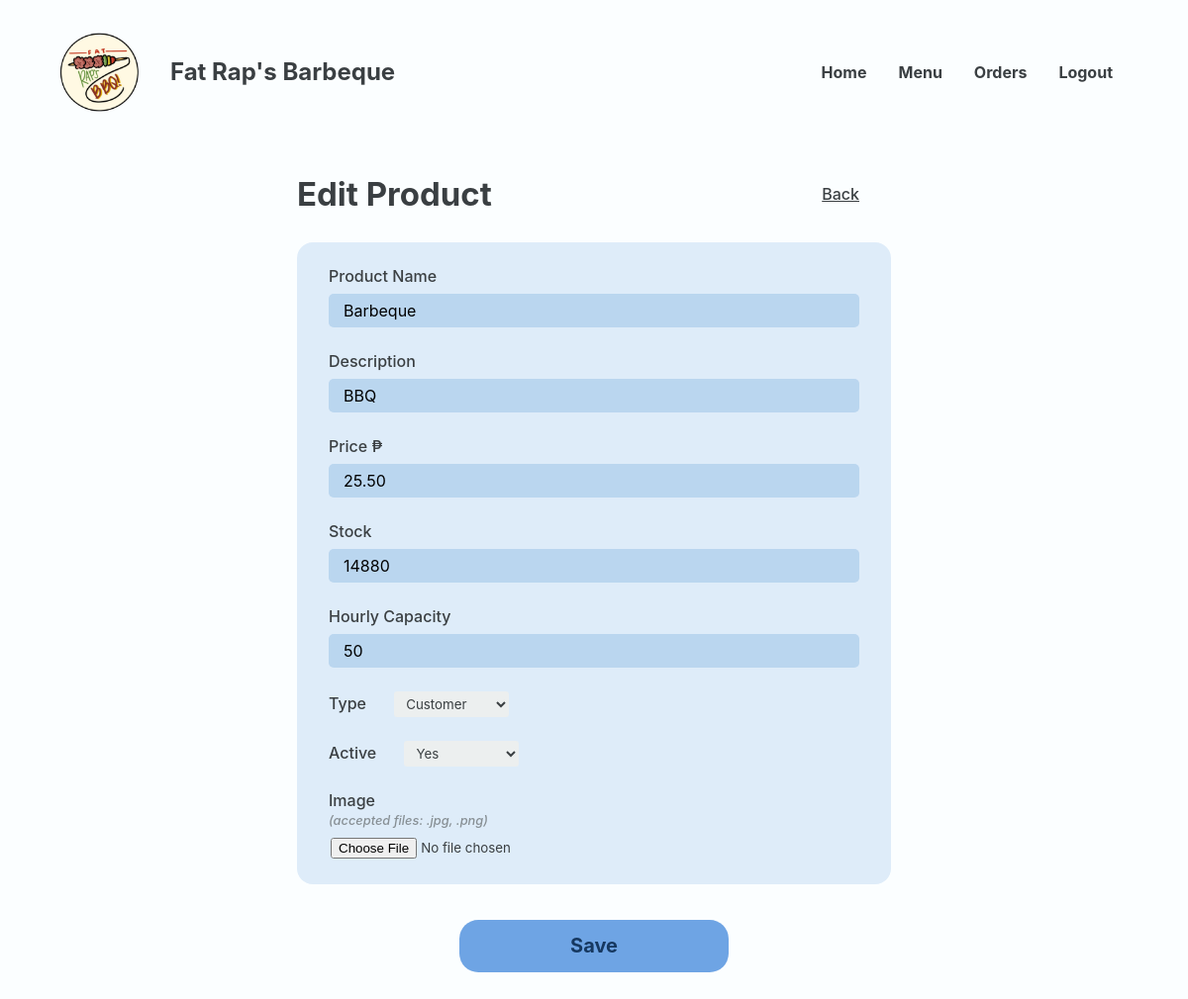
/Website/admin-edit-product.php?FOOD_ID=60 (signed in), run on an earlier commit of the app's database.
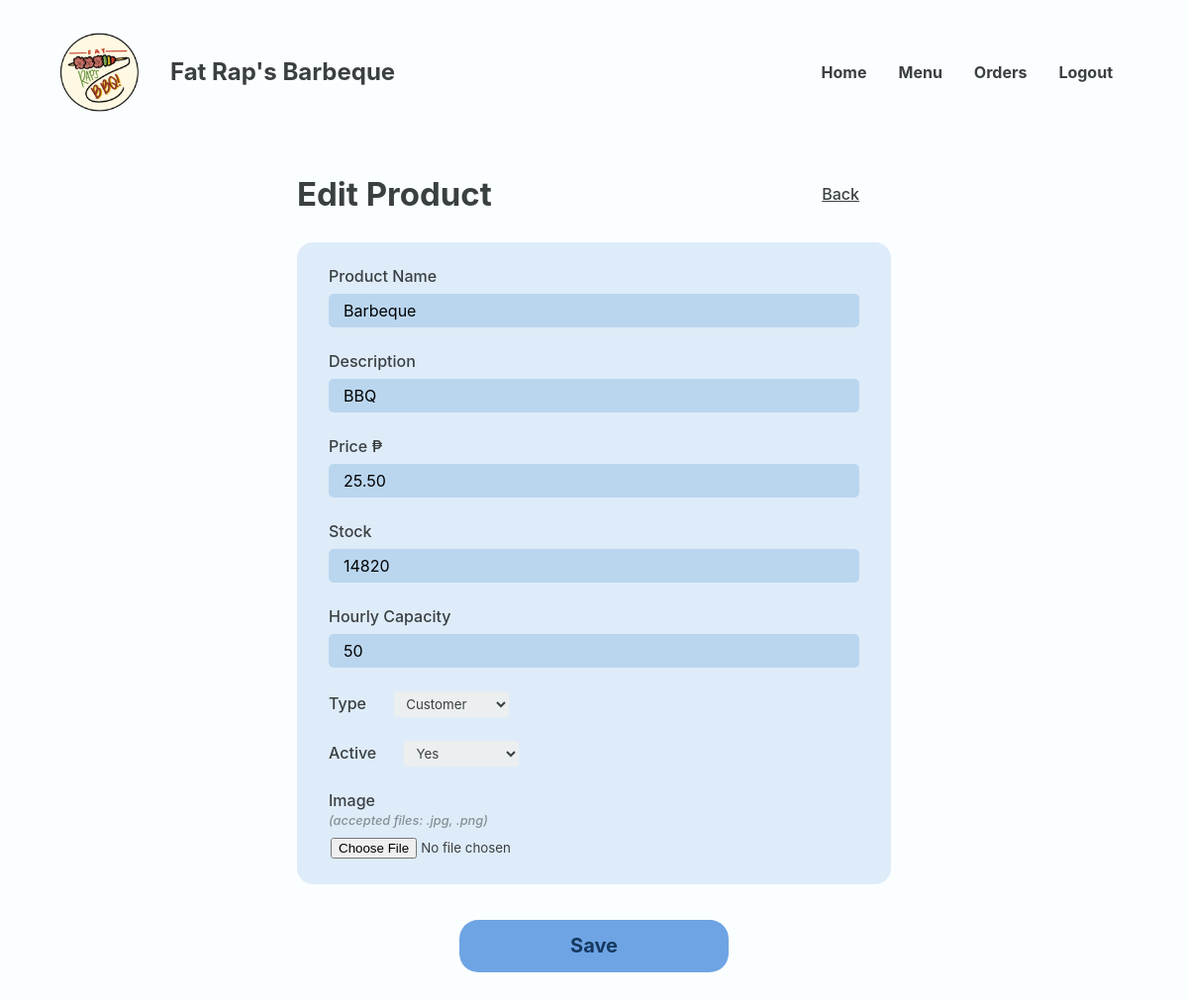
And on a later commit of the database.
### tables this page shows
CREATE TABLE `food` (
  `FOOD_ID` int(18) UNSIGNED NOT NULL,
  `CTGY_ID` int(18) NOT NULL,
  `FOOD_NAME` varchar(20) NOT NULL,
  `FOOD_PRICE` decimal(10,2) NOT NULL,
  `FOOD_DESC` varchar(50) NOT NULL,
  `FOOD_IMG` varchar(255) NOT NULL,
  `FOOD_STOCK` int(20) NOT NULL,
  `FOOD_ACTIVE` varchar(10) NOT NULL,
  `FOOD_TYPE` varchar(16) NOT NULL,
  `HOURLY_CAP` int(18) NOT NULL
);

### Website/admin-edit-product.php (the view, shortened to what the changed rows need)
<?php
@include 'constants.php';
$FOOD_ID = $_GET['FOOD_ID'];
?>
<!DOCTYPE html>
<html lang="en">
<head>
    <link rel="stylesheet" href="header-styles.css">
    <link rel="stylesheet" href="admin-styles.css">
    <link href='https://unpkg.com/boxicons@2.1.4/css/boxicons.min.css' rel='stylesheet'>
</head>
<body>
    <header class="backend">
        <div class="header-container">
            <div class="website-title">
                <div class="text">
                    <h1>Fat Rap's Barbeque</h1>
                </div>
            </div>
        </div>
    </header>
    <main>
        <section class="section add-edit-menu">
            <div class="container">
                <div class="section-wrapper">
                    <div class="section-heading row back">
                        <h2>Edit Product</h2>
                    </div>
                    <?php
                    $sql = "SELECT *
                    FROM food
                 WHERE food_id = '$FOOD_ID'";
                    $res = mysqli_query($conn, $sql);
                    $count = mysqli_num_rows($res);
                    if ($count > 0) {
                        while ($row = mysqli_fetch_assoc($res)) {
                            $FOOD_NAME = $row['FOOD_NAME'];
                            $FOOD_DESC = $row['FOOD_DESC'];
                            $FOOD_PRICE = $row['FOOD_PRICE'];
                            $FOOD_STOCK = $row['FOOD_STOCK'];
                            $FOOD_ACTIVE = $row['FOOD_ACTIVE'];
                            $HOURLY_CAP = $row['HOURLY_CAP'];
                    ?>
                            <section class="section-body">
                                <section class="main-section column">
                                    <form class="column" method="post" enctype="multipart/form-data" onsubmit="return validateInputs()">
                                        <div class="block">
                                            <div class="form-field">
                                                <div class="form-field-input">
                                                    <label for="product-name">Product Name</label>
                                                    <input class="js-user" type="text" id="product-name" name="product-name" value="<?php echo $FOOD_NAME; ?>">
                                                </div>
                                                <div class="form-field-input">
                                                    <label for="product-name">Description</label>
                                                    <input class="js-user" type="text" id="product-desc" name="product-desc" value="<?php echo $FOOD_DESC; ?>">
                                                </div>
                                                <div class="form-field-input">
                                                    <label for="price">Price ₱ </label>
                                                    <input class="js-user" type="text" id="price" name="price" value="<?php echo $FOOD_PRICE; ?>">
                                                </div>
                                                <div class="form-field-input">
                                                    <label for="price">Stock </label>
                                                    <input class="js-user" type="number" id="stock" name="stock" value="<?php echo $FOOD_STOCK; ?>">
                                                </div>
                                                <div class="form-field-input">
                                                    <label for="price">Hourly Capacity </label>
                                                    <input class="js-user" type="number" id="hcap" name="hcap" value="<?php echo $HOURLY_CAP; ?>">
                                                </div>
                                                <div class="form-field-input">
                                                    <label for="type">Type</label>
                                                    <select class="dropdown" name="type" id="type" value="<?php echo $FOOD_TYPE; ?>">
                                                        <option value="Customer">Customer</option>
                                                    </select>
                                                </div>
                                                <div class="form-field-input">
                                                    <label for="active">Active</label>
                                                    <select class="dropdown" name="active" id="active">
                                                        <option value="Yes" <?php if ($FOOD_ACTIVE == 'Yes') echo ' selected'; ?>>Yes</option>
                                                    </select>
                                                </div>
                                                <div class="form-field-input">
                                                    <label for="valid-id">Image</label>
                                                    <p class="label-desc">(accepted files: .jpg, .png)</p>
                                                    <input class="image" type="file" name="image" id="image">
                                                </div>
                                            </div>
                                        </div>
                                        <button class="big-btn" name="submit">Save</button>
                                    </form>
                                </section>
                            </section>
                    <?php
                        }
                    }
                    ?>
                </div>
            </div>
        </section>
    </main>
</body>
</html>

What changed in the data, as far as the page shows it:
changed food "Barbeque": stock "14880" → "14820"
